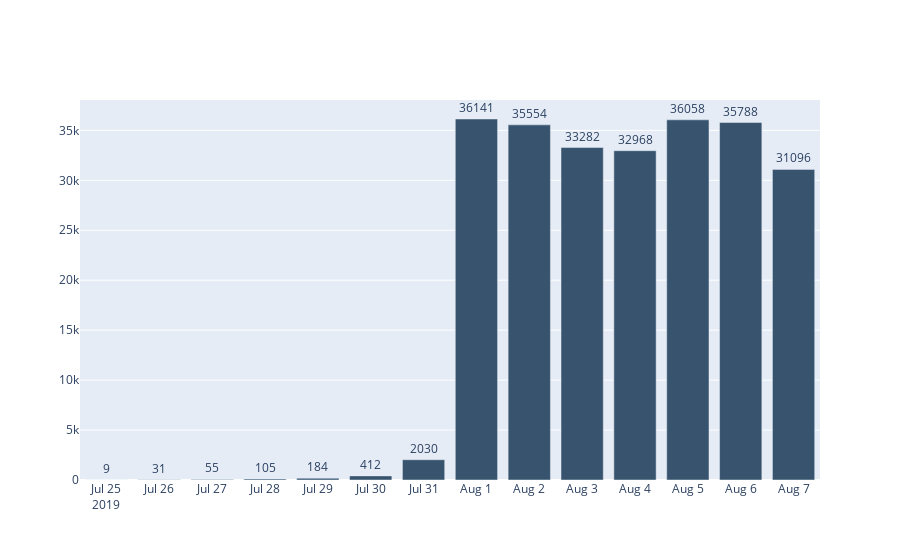

The notebook cell saved with this chart:
### Code cell
event_time_grouped = logs.groupby('date')['event_time'].count()

fig = go.Figure(data=[go.Bar(
            x=event_time_grouped.index, y=event_time_grouped.values,
            text=event_time_grouped.values.round(2),
            textposition='outside',
            marker_color='rgb(55, 83, 109)'
        )])

fig.update_xaxes(nticks=20)
fig.show()

### Figure 1 — Plotly figure (JSON) as saved in the notebook; plotly's stock layout.template omitted (floating-point values rounded to 4 significant figures)
{"data": [{"marker": {"color": "rgb(55, 83, 109)"}, "text": [9, 31, 55, 105, 184, 412, 2030, 36141, 35554, 33282, 32968, 36058, 35788, 31096], "textposition": "outside", "type": "bar", "x": ["2019-07-25", "2019-07-26", "2019-07-27", "2019-07-28", "2019-07-29", "2019-07-30", "2019-07-31", "2019-08-01", "2019-08-02", "2019-08-03", "2019-08-04", "2019-08-05", "2019-08-06", "2019-08-07"], "y": [9, 31, 55, 105, 184, 412, 2030, 36141, 35554, 33282, 32968, 36058, 35788, 31096]}], "layout": {"xaxis": {"nticks": 20}}}
